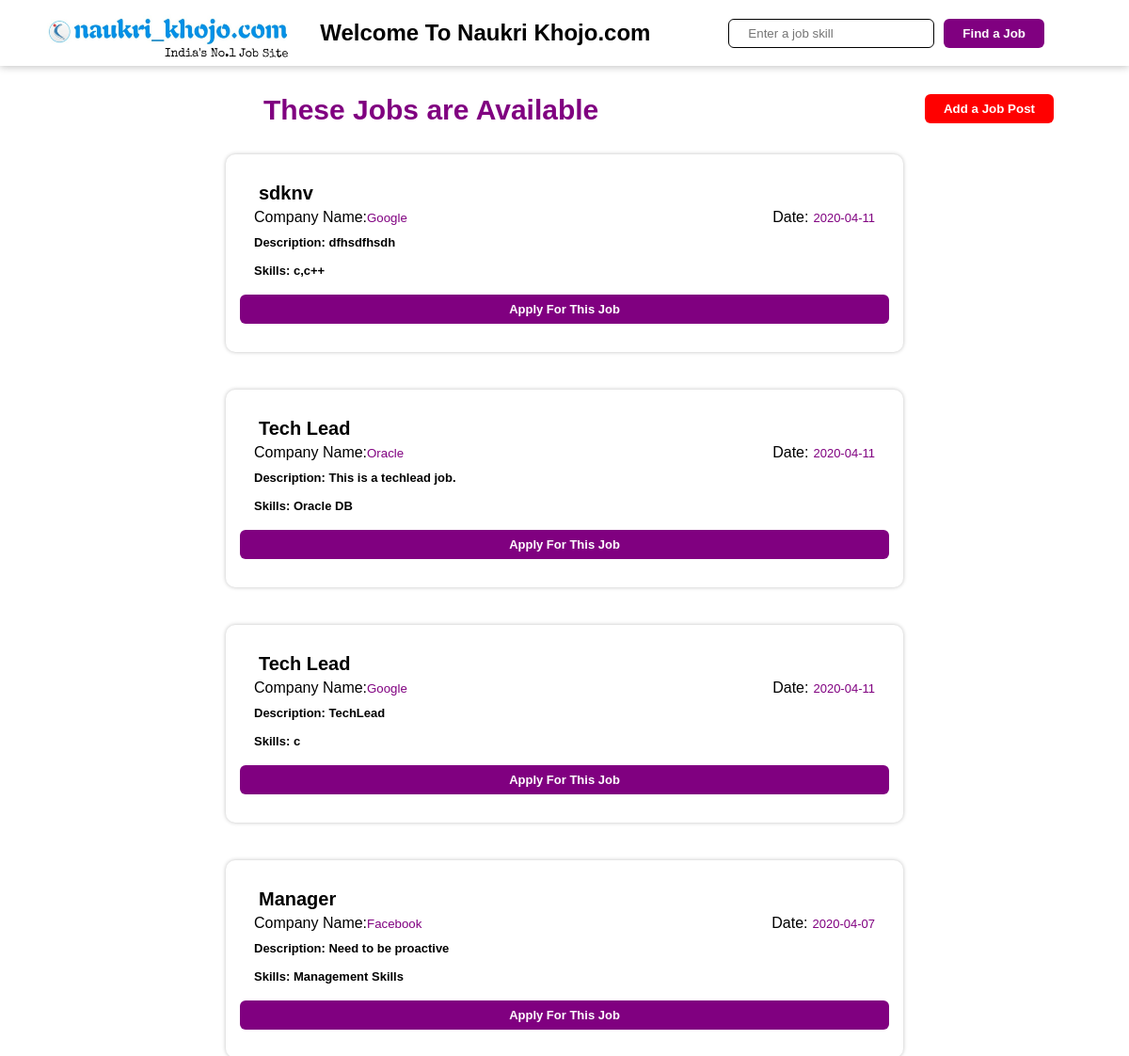
The page / on the database its author committed.
### tables this page shows
CREATE TABLE `job_posts` (
  `job_id` int(11) NOT NULL,
  `job_title` varchar(255) NOT NULL,
  `job_description` text NOT NULL,
  `job_company` varchar(255) NOT NULL,
  `job_skills` text NOT NULL,
  `published_at` timestamp NOT NULL DEFAULT CURRENT_TIMESTAMP
);

### includes/_job_posts.php (the view)
<?php
	require '_db_connection.php';
	$sql = "SELECT * FROM job_posts ORDER BY published_at DESC";
	$stmt = mysqli_stmt_init($conn);
	echo "<h1 class=\"banner-text\">These Jobs are Available</h1>";
	if (!mysqli_stmt_prepare($stmt,$sql)) {
		echo "Connection Error";
	} else {
		mysqli_stmt_execute($stmt);
		$result = mysqli_stmt_get_result($stmt);
		while($row = mysqli_fetch_assoc($result)){
?>
			<div class="post-container">
				<h3 class="title"><?php echo $row["job_title"]; ?></h3>
				<div class="row-2">
					<div class="company-name">Company Name:
						<h5><?php echo $row["job_company"]; ?></h5>
					</div>
					<div class="post-date">Date:
						<h5><?php echo substr($row["published_at"], 0,10); ?></h5>
					</div>
				</div>
				<div class="description">
					<h4>Description: <?php echo $row["job_description"]; ?></h4>
				</div>
				<div class="row-4">
					<div class="skills">
						<h4>Skills: <?php echo $row["job_skills"]; ?></h4>
					</div>
				</div>
					<div class="button apply-btn">
						<h4>Apply For This Job</h4>
					</div>
			</div>
<?php
		}
	}
?>

### includes/_header.php (shortened to what this page needs)
<!DOCTYPE html>
<html lang="en">
<head>
	<link rel="stylesheet" href="css/styles.css">
</head>
<body>

### index.php (shortened to what this page needs)
<?php
	require 'includes/_header.php';
?>
	<nav class="navbar">
		<div class="logo flex"><a href="index.php"><img	src="abc.jpeg" alt=""></a>
		<h1 style=margin:auto;margin-left:30px;>Welcome To Naukri Khojo.com </h1>
		</div>
			<form method="POST" action="index.php" class="flex" style="padding-right:80px;">
				<div class="search-input">
					<input type="text" name="search" placeholder="Enter a job skill"></input>
				</div>
				<input type="submit" text="Search" value="Find a Job" class="button search-btn"></input>
			</form>
	</nav>
		<div style="padding-top: 100px;padding-right:80px; position: fixed; right:0">
			<a href="add_post.php"><button class="button add-btn">Add a Job Post</button></a>
		</div>
	<div class="container">
		<?php
			if(isset($_POST["search"])){
				require 'includes/_search.php';
			}  else {
				require 'includes/_job_posts.php';
			}
		?>
	</div>
<?php
	require 'includes/_footer.php';
?>

### includes/_footer.php
</body>
</html>

### css/styles.css (style rules this page uses)
:root { --bg-color: #FFFFFF; --dark-bg-color: black; --primary-color:purple; --primary-dark-color:purple; --secondary-color:red; --container-size:720px; --gobal-font: sans-serif; --icon-size: 14px; }
* { padding: 0px; margin: 0px; font-family: var(--gobal-font); box-sizing: border-box; }
a { text-decoration: none; }
.flex { display: flex; }
.navbar { background: var(--bg-color); width: 100%; height: 70px; box-shadow: 0px 1px 8px rgba(0,0,0,0.25); display: flex; justify-content: space-between; align-items: center; padding: 0px 0px; position: fixed; }
.logo { margin-left: 50px; }
.logo a img { margin-top: 10px; height: 52px; }
.button { border: 0px; padding: 8px 20px; font-family: var(--gobal-font); font-weight: 800; border-radius: 6px; cursor: pointer; }
.add-btn { background: var(--secondary-color); color: var(--bg-color); display: flex; justify-content: space-between; align-items: center; }
.search-btn { background: var(--primary-dark-color); color: var(--bg-color); margin-right: 10px; }
.search-input { display: flex; justify-content: space-between; align-items: center; border-radius: 6px; padding: 5px 20px; border: 1px solid var(--dark-bg-color); margin-right: 10px; font-family: var(--gobal-font); }
.search-input input { border: 0px; font-family: var(--gobal-font); }
.container { display: flex; justify-content: center; align-items: center; flex-direction: column; padding-top: 100px; }
.banner-text { width: var(--container-size); left: 0; color: var(--primary-dark-color); font-family: var(--gobal-font); font-weight: 800; font-size: 30px; padding-left: 40px; margin-bottom: 10px; }
.post-container { display: flex; flex-direction: column; width: var(--container-size); padding: 30px 15px; margin: 20px 0px; box-shadow: 0px 0px 4px rgba(0, 0, 0, 0.25); border-radius: 10px; }
.title { font-size: 20px; padding: 0px 20px; margin-bottom: 5px; }
.row-2 { padding: 0px 15px; display: flex; justify-content: space-between; margin-bottom: 5px; }
.row-2 .company-name { display: flex; align-items: center; }
.row-2 .company-name h5 { font-weight: 400; color: var(--primary-dark-color); }
.row-2 .post-date { display: flex; align-items: center; }
.row-2 .post-date h5 { font-weight: 400; color: var(--primary-dark-color); font-size: 13px; margin-left: 5px; }
.description { padding: 0px 15px; padding-top: 5px; margin-bottom: 5px; }
.description h4 { font-weight: 600; font-size: 13px; }
.row-4 { padding: 0px 15px; display: flex; justify-content: space-between; align-items: center; margin-bottom: 5px; margin-top: 5px; }
.row-4 .skills { padding: 5px 0px; }
.row-4 .skills h4 { font-weight: 600; font-size: 13px }
.apply-btn { display: flex; align-items: center; justify-content: center; background: var(--primary-color); margin-top: 8px; }
.apply-btn h4 { font-size: 13px; color: var(--bg-color); }

### rows shown on the page
job_posts: job_title "sdknv", job_company "Google", published_at "2020-04-11", job_description "dfhsdfhsdh", job_skills "c,c++"
job_posts: job_title "Tech Lead", job_company "Oracle", published_at "2020-04-11", job_description "This is a techlead job.", job_skills "Oracle DB"
job_posts: job_title "Tech Lead", job_company "Google", published_at "2020-04-11", job_description "TechLead", job_skills "c"
job_posts: job_title "Manager", job_company "Facebook", published_at "2020-04-07", job_description "Need to be proactive", job_skills "Management Skills"
